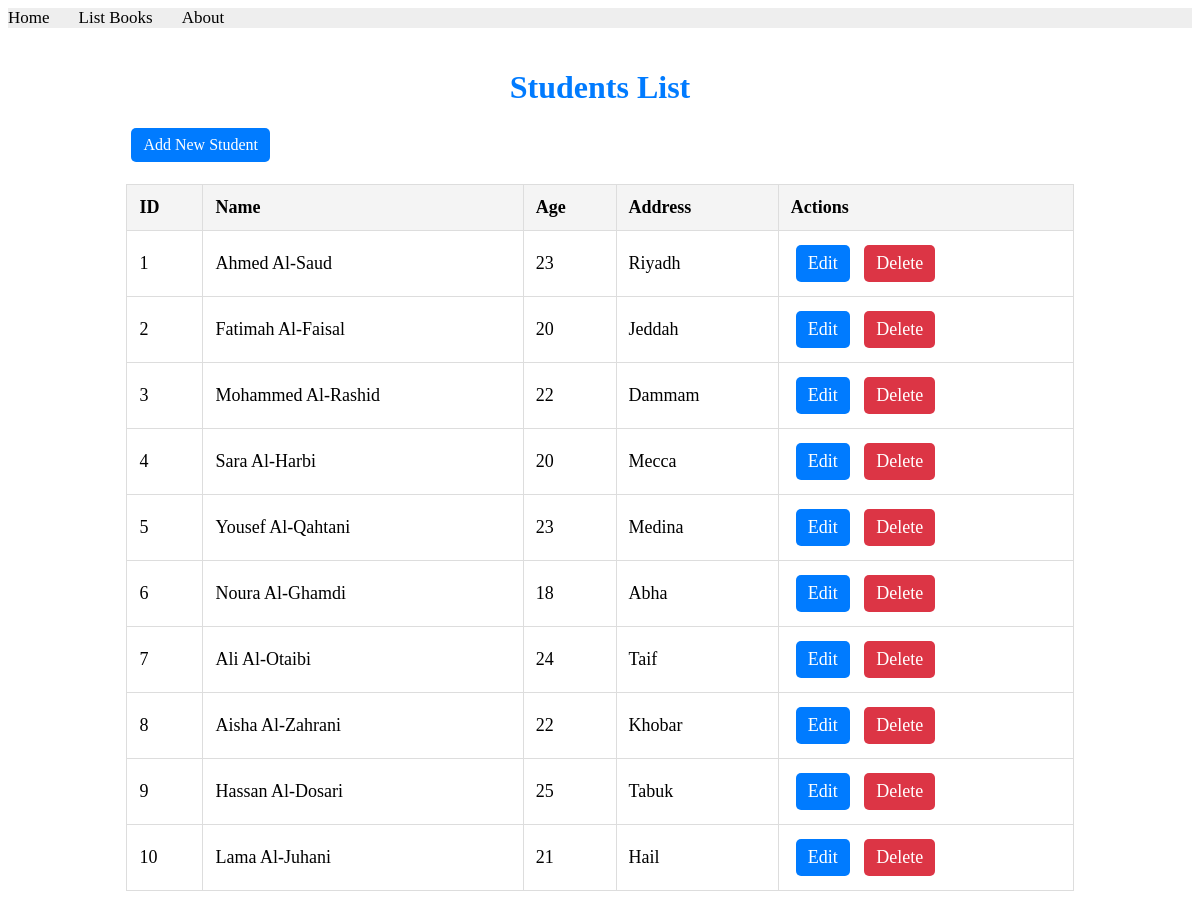
The page /users/students/ on the database as committed earlier.
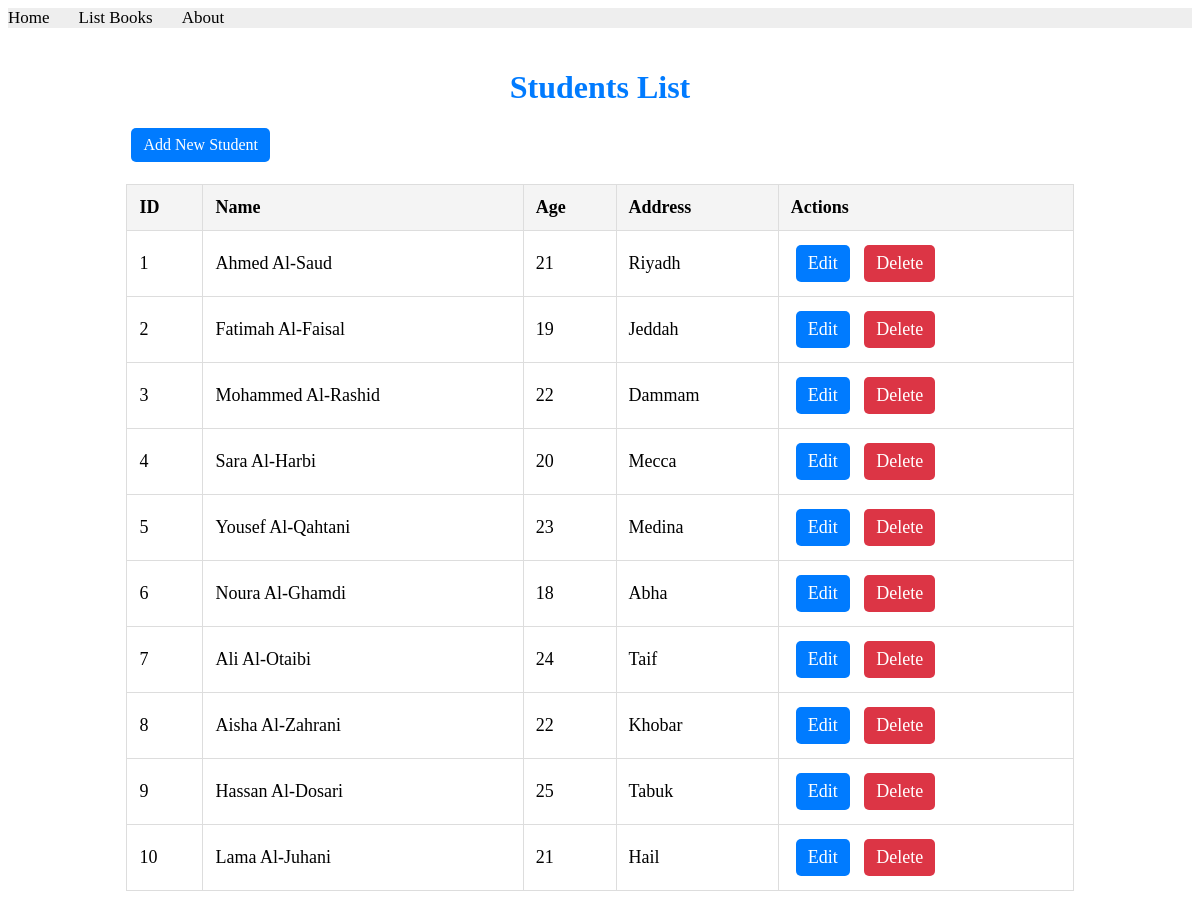
The same page on the database as committed later.
### apps/usermodule/models.py (models this page shows, shortened)
class Student(models.Model):
    name = models.CharField(max_length=100)
    age = models.IntegerField()
    address = models.ForeignKey(Address, on_delete=models.CASCADE, related_name='students')

class Address(models.Model):
    city = models.CharField(max_length=50)

### apps/usermodule/views.py (the view)
# urls.py: path('students/', views.list_students, name='list_students'),
def list_students(request):
    students = Student.objects.select_related('address').all()
    return render(request, 'usermodule/student_list.html', {'students': students})

### apps/templates/usermodule/student_list.html (shortened to what this page needs)
{% extends "bookmodule/layouts/base.html" %}
{% block content %}
<div class="container">
    <h1>Students List</h1>
    <a href="{% url 'add_student' %}" class="btn btn-success">Add New Student</a>
    <table class="table table-striped">
        <thead>
            <tr>
                <th>ID</th>
                <th>Name</th>
                <th>Age</th>
                <th>Address</th>
                <th>Actions</th>
            </tr>
        </thead>
        <tbody>
            {% for student in students %}
            <tr>
                <td>{{ student.id }}</td>
                <td>{{ student.name }}</td>
                <td>{{ student.age }}</td>
                <td>{{ student.address.city }}</td>
                <td>
                    <a href="{% url 'edit_student' student.id %}" class="btn btn-primary">Edit</a>
                    <a href="{% url 'delete_student' student.id %}" class="btn btn-danger"
                       onclick="return confirm('Are you sure you want to delete this student?');">Delete</a>
                </td>
            </tr>
            {% endfor %}
        </tbody>
    </table>
</div>
{% endblock content %}

### apps/templates/bookmodule/layouts/base.html (shortened to what this page needs)
<!DOCTYPE html>
<html>
{% load static %}
<head>
<link rel="stylesheet" href="{% static 'styles.css' %}">
<link rel="stylesheet" href="https://cdnjs.cloudflare.com/ajax/libs/font-
awesome/4.7.0/css/font-awesome.min.css">
</head>
<body>
{% include "bookmodule/includes/header.html" %}
{% block content %} {% endblock content %}
</body>
</html>

### apps/templates/bookmodule/includes/header.html
{% with request.resolver_match.url_name as url_name %}
<div class="topnav">
<a class="{% if url_name == 'books.index' %}active{% endif %}" href="{% url "books.index" %}">Home</a>
<a class="{% if url_name == 'books.list_books' %}active{% endif %}" href="{% url "books.list_books" %}">List Books</a>
<a class="{% if url_name == 'books.aboutus' %}active{% endif %}" href="{% url "books.aboutus" %}">About</a>
</div>
{% endwith %}

### apps/static/styles.css (style rules this page uses)
.topnav { background-color: #eeeeee; width: 100%; }
.topnav a { color: #000000; text-align: center; margin-right: 25px; text-decoration: none; font-size: 17px; }
.container { width: 80%; margin: 0 auto; padding: 20px; }
h1 { color: #28a745; text-align: center; margin-bottom: 20px; }
table { width: 100%; border-collapse: collapse; margin: 20px 0; font-size: 18px; text-align: left; }
th, td { padding: 12px; border: 1px solid #ddd; }
th { background-color: #f4f4f4; }
.btn { padding: 8px 12px; color: #fff; background-color: #007bff; text-decoration: none; border-radius: 5px; display: inline-block; margin: 2px 5px; text-align: center; }
.btn-danger { background-color: #dc3545; }
h1 { text-align: center; color: #007bff; }

Rows that differ between the two databases and show on the page:
changed Student "Ahmed Al-Saud": age "23" → "21"
changed Student "Fatimah Al-Faisal": age "20" → "19"
